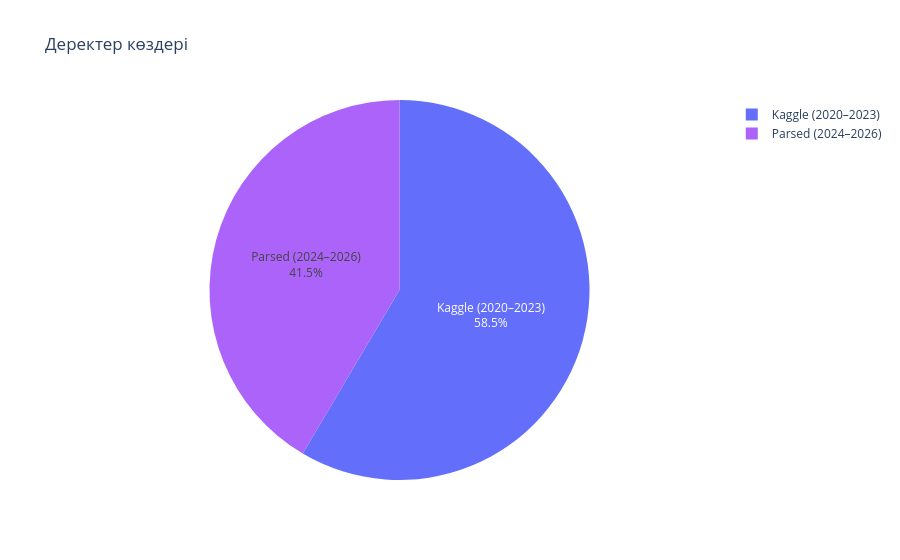

The notebook cell this image was saved under:
### Code cell
# ══════════════════════════════════════════════════════════════
# 6. Source breakdown pie
# ══════════════════════════════════════════════════════════════
section("6. Source breakdown")

src = df["source"].value_counts().reset_index()
src.columns = ["source", "count"]
labels_map = {"kaggle": "Kaggle (2020–2023)", "parsed": "Parsed (2024–2026)"}
src["source_label"] = src["source"].map(labels_map)

fig = px.pie(
    src,
    values="count",
    names="source_label",
    title="Деректер көздері",
    color_discrete_sequence=[PALETTE[0], PALETTE[3]] # Match original colors if possible
)
fig.update_traces(textposition="inside", textinfo="percent+label")
save_fig("eda_06_source_breakdown.html", fig)

lines.append("=== Source breakdown ===")
lines.append(df["source"].value_counts().to_string())
lines.append("")

### Figure 1 — Plotly figure (JSON) as saved in the notebook; plotly's stock layout.template omitted (floating-point values rounded to 4 significant figures)
{"data": [{"domain": {"x": [0, 1], "y": [0, 1]}, "hovertemplate": "source_label=%{label}<br>count=%{value}<extra></extra>", "labels": ["Kaggle (2020–2023)", "Parsed (2024–2026)"], "legendgroup": "", "name": "", "showlegend": true, "textinfo": "percent+label", "textposition": "inside", "type": "pie", "values": [16230, 11513]}], "layout": {"legend": {"tracegroupgap": 0}, "piecolorway": ["#636EFA", "#AB63FA"], "title": {"text": "Деректер көздері"}}}
